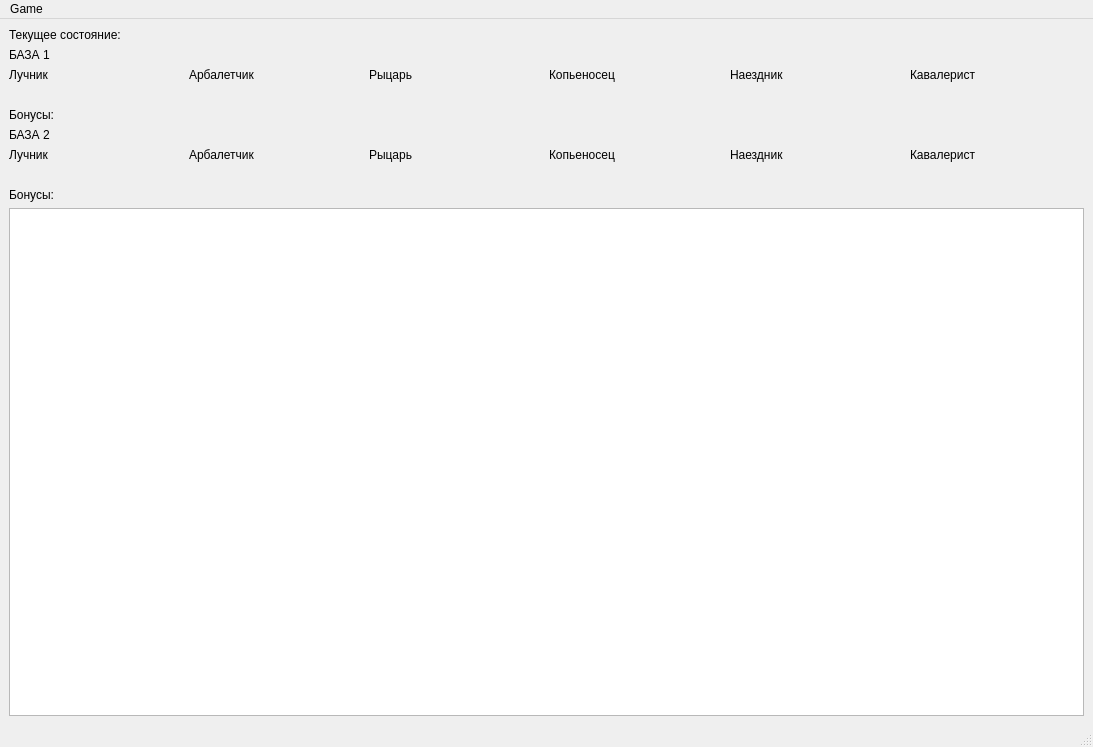
<?xml version="1.0" encoding="UTF-8"?>
<ui version="4.0">
 <class>MainWindow</class>
 <widget class="QMainWindow" name="MainWindow">
  <property name="geometry">
   <rect>
    <x>0</x>
    <y>0</y>
    <width>1093</width>
    <height>747</height>
   </rect>
  </property>
  <property name="windowTitle">
   <string>MainWindow</string>
  </property>
  <widget class="QWidget" name="centralwidget">
   <layout class="QVBoxLayout" name="verticalLayout">
    <item>
     <layout class="QVBoxLayout" name="verticalLayout_25">
      <item>
       <layout class="QVBoxLayout" name="verticalLayout_16">
        <item>
         <layout class="QHBoxLayout" name="horizontalLayout_7">
          <item>
           <widget class="QLabel" name="label_state">
            <property name="text">
             <string>Текущее состояние:</string>
            </property>
           </widget>
          </item>
          <item>
           <widget class="QLabel" name="label_curState">
            <property name="text">
             <string/>
            </property>
           </widget>
          </item>
         </layout>
        </item>
        <item>
         <widget class="QLabel" name="label_base1">
          <property name="layoutDirection">
           <enum>Qt::LeftToRight</enum>
          </property>
          <property name="text">
           <string>БАЗА 1</string>
          </property>
          <property name="textFormat">
           <enum>Qt::PlainText</enum>
          </property>
         </widget>
        </item>
        <item>
         <layout class="QHBoxLayout" name="horizontalLayout_3">
          <item>
           <layout class="QVBoxLayout" name="verticalLayout_2">
            <item>
             <widget class="QLabel" name="label">
              <property name="text">
               <string>Лучник</string>
              </property>
             </widget>
            </item>
            <item>
             <widget class="QLabel" name="label_archer1">
              <property name="text">
               <string/>
              </property>
             </widget>
            </item>
           </layout>
          </item>
          <item>
           <layout class="QVBoxLayout" name="verticalLayout_5">
            <item>
             <widget class="QLabel" name="label_2">
              <property name="text">
               <string>Арбалетчик</string>
              </property>
             </widget>
            </item>
            <item>
             <widget class="QLabel" name="label_crossBow1">
              <property name="text">
               <string/>
              </property>
             </widget>
            </item>
           </layout>
          </item>
          <item>
           <layout class="QVBoxLayout" name="verticalLayout_6">
            <item>
             <widget class="QLabel" name="label_3">
              <property name="text">
               <string>Рыцарь</string>
              </property>
             </widget>
            </item>
            <item>
             <widget class="QLabel" name="label_knight1">
              <property name="text">
               <string/>
              </property>
             </widget>
            </item>
           </layout>
          </item>
          <item>
           <layout class="QVBoxLayout" name="verticalLayout_7">
            <item>
             <widget class="QLabel" name="label_4">
              <property name="text">
               <string>Копьеносец</string>
              </property>
             </widget>
            </item>
            <item>
             <widget class="QLabel" name="label_spearman1">
              <property name="text">
               <string/>
              </property>
             </widget>
            </item>
           </layout>
          </item>
          <item>
           <layout class="QVBoxLayout" name="verticalLayout_8">
            <item>
             <widget class="QLabel" name="label_5">
              <property name="text">
               <string>Наездник</string>
              </property>
             </widget>
            </item>
            <item>
             <widget class="QLabel" name="label_lightrider1">
              <property name="text">
               <string/>
              </property>
             </widget>
            </item>
           </layout>
          </item>
          <item>
           <layout class="QVBoxLayout" name="verticalLayout_9">
            <item>
             <widget class="QLabel" name="label_6">
              <property name="text">
               <string>Кавалерист</string>
              </property>
             </widget>
            </item>
            <item>
             <widget class="QLabel" name="label_heavyrider1">
              <property name="text">
               <string/>
              </property>
             </widget>
            </item>
           </layout>
          </item>
         </layout>
        </item>
        <item>
         <layout class="QHBoxLayout" name="horizontalLayout_6">
          <item>
           <widget class="QLabel" name="label_7">
            <property name="text">
             <string>Бонусы:</string>
            </property>
           </widget>
          </item>
          <item>
           <widget class="QLabel" name="label_bonus1">
            <property name="text">
             <string/>
            </property>
           </widget>
          </item>
         </layout>
        </item>
        <item>
         <widget class="QLabel" name="label_base2">
          <property name="text">
           <string>БАЗА 2</string>
          </property>
         </widget>
        </item>
        <item>
         <layout class="QHBoxLayout" name="horizontalLayout_4">
          <item>
           <layout class="QVBoxLayout" name="verticalLayout_10">
            <item>
             <widget class="QLabel" name="label_13">
              <property name="text">
               <string>Лучник</string>
              </property>
             </widget>
            </item>
            <item>
             <widget class="QLabel" name="label_archer2">
              <property name="text">
               <string/>
              </property>
             </widget>
            </item>
           </layout>
          </item>
          <item>
           <layout class="QVBoxLayout" name="verticalLayout_11">
            <item>
             <widget class="QLabel" name="label_15">
              <property name="text">
               <string>Арбалетчик</string>
              </property>
             </widget>
            </item>
            <item>
             <widget class="QLabel" name="label_crossBow2">
              <property name="text">
               <string/>
              </property>
             </widget>
            </item>
           </layout>
          </item>
          <item>
           <layout class="QVBoxLayout" name="verticalLayout_12">
            <item>
             <widget class="QLabel" name="label_17">
              <property name="text">
               <string>Рыцарь</string>
              </property>
             </widget>
            </item>
            <item>
             <widget class="QLabel" name="label_knight2">
              <property name="text">
               <string/>
              </property>
             </widget>
            </item>
           </layout>
          </item>
          <item>
           <layout class="QVBoxLayout" name="verticalLayout_13">
            <item>
             <widget class="QLabel" name="label_19">
              <property name="text">
               <string>Копьеносец</string>
              </property>
             </widget>
            </item>
            <item>
             <widget class="QLabel" name="label_spearman2">
              <property name="text">
               <string/>
              </property>
             </widget>
            </item>
           </layout>
          </item>
          <item>
           <layout class="QVBoxLayout" name="verticalLayout_14">
            <item>
             <widget class="QLabel" name="label_21">
              <property name="text">
               <string>Наездник</string>
              </property>
             </widget>
            </item>
            <item>
             <widget class="QLabel" name="label_lightrider2">
              <property name="text">
               <string/>
              </property>
             </widget>
            </item>
           </layout>
          </item>
          <item>
           <layout class="QVBoxLayout" name="verticalLayout_15">
            <item>
             <widget class="QLabel" name="label_23">
              <property name="text">
               <string>Кавалерист</string>
              </property>
             </widget>
            </item>
            <item>
             <widget class="QLabel" name="label_heavyrider2">
              <property name="text">
               <string/>
              </property>
             </widget>
            </item>
           </layout>
          </item>
         </layout>
        </item>
        <item>
         <layout class="QHBoxLayout" name="horizontalLayout_5">
          <item>
           <widget class="QLabel" name="label_8">
            <property name="text">
             <string>Бонусы:</string>
            </property>
           </widget>
          </item>
          <item>
           <widget class="QLabel" name="label_bonus2">
            <property name="text">
             <string/>
            </property>
           </widget>
          </item>
         </layout>
        </item>
       </layout>
      </item>
     </layout>
    </item>
    <item>
     <widget class="QTableWidget" name="table"/>
    </item>
   </layout>
  </widget>
  <widget class="QMenuBar" name="menubar">
   <property name="geometry">
    <rect>
     <x>0</x>
     <y>0</y>
     <width>1093</width>
     <height>22</height>
    </rect>
   </property>
   <widget class="QMenu" name="menuCreate_Game">
    <property name="title">
     <string>Game</string>
    </property>
    <addaction name="actionCreate_new"/>
   </widget>
   <addaction name="menuCreate_Game"/>
  </widget>
  <widget class="QStatusBar" name="statusBar"/>
  <action name="actionCreate_new">
   <property name="text">
    <string>Create new</string>
   </property>
  </action>
 </widget>
 <resources/>
 <connections/>
</ui>
